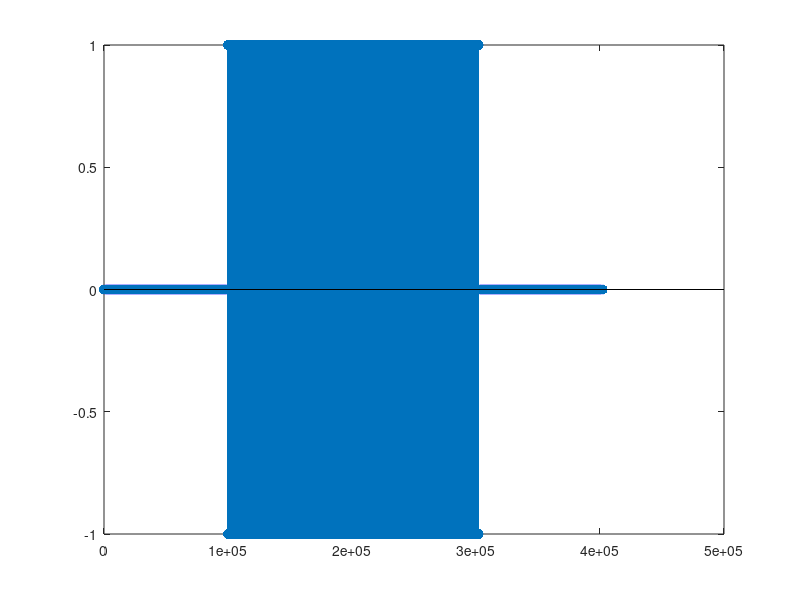

Write the MATLAB code that produced this figure.
N = 10000;
num_header_symbols = 100;
% make 100 random bits of values +- 1
real_bits = sign(randn(N,1));
imag_bits = sign(randn(N,1));

real_header_bits = sign(randn(num_header_symbols, 1));
imag_header_bits = sign(randn(num_header_symbols, 1));

% TODO: create a known header to add to the begininng of the data. Save this as
% a data file separately so we can read it into our correction script.

Symbol_period = 20;

% create a generic pulse of unit height
% with width equal to symbol period
pulse = ones(Symbol_period, 1);

% spread out the values in "bits" by Symbol_period
% first create a vector to store the values
xi = zeros(Symbol_period*length(real_bits),1);
xq = zeros(Symbol_period*length(imag_bits),1);

header_real = zeros(Symbol_period * length(real_header_bits), 1);
header_imag = zeros(Symbol_period * length(imag_header_bits), 1);

% assign every Symbol_period-th sample to equal a value from bits
xi(1:Symbol_period:end) = real_bits;
xq(1:Symbol_period:end) = imag_bits;

header_real(1:Symbol_period:end) = real_header_bits;
header_imag(1:Symbol_period:end) = imag_header_bits;

% now convolve the single generic pulse with the spread-out bits
xi_tx = conv(pulse, xi);
xq_tx = conv(pulse, xq);

header_real_tx = conv(pulse, header_real);
header_imag_tx = conv(pulse, header_imag);

% combine signals into one complex signal
x_tx = xi_tx + j * xq_tx;
header_tx = header_real_tx + j * header_imag_tx;

% to visualize, make a stem plot
stem(x_tx);

% zero pad the beginning with 100000 samples to ensure that any glitch that
% happens when we start transmitting doesn't effect the data

% save the data signal and the header signal in .dat files for later use.
x_data = zeros(length(x_tx) * 2, 1);
x_data(1:2:end) = real(x_tx);
x_data(2:2:end) = imag(x_tx);

f1 = fopen('tx4_data_only.dat', 'wb');
fwrite(f1, x_data / 2, 'float32');
fclose(f1);

header_data = zeros(length(header_tx) * 2, 1);
header_data(1:2:end) = real(header_tx);
header_data(2:2:end) = imag(header_tx);

f1 = fopen('tx4_header_only.dat', 'wb');
fwrite(f1, header_data / 2, 'float32');
fclose(f1);

x_tx = [zeros(100000, 1); header_tx; x_tx; zeros(100000, 1)];

% here we write the data into a format that the USRP can understand
% specifically, we use float32 numbers with real followed by imaginary
% values

% first create a vector to store the interleaved real and imaginary values

tmp = zeros(length(x_tx)*2, 1);

% then assign the real part of x_tx to every other sample and the imaginary
% part to the remaining samples. In this example, the imaginary parts are
% all zero since our original signal is purely real, but we still have to
% write the zero values 

tmp(1:2:end) = real(x_tx);
stem(real(x_tx))
tmp(2:2:end) = imag(x_tx);

% open a file to write in binary format 
f1 = fopen('tx4.dat', 'wb');
% write the values as a float32
fwrite(f1, tmp/2, 'float32');
% close the file
fclose(f1)
